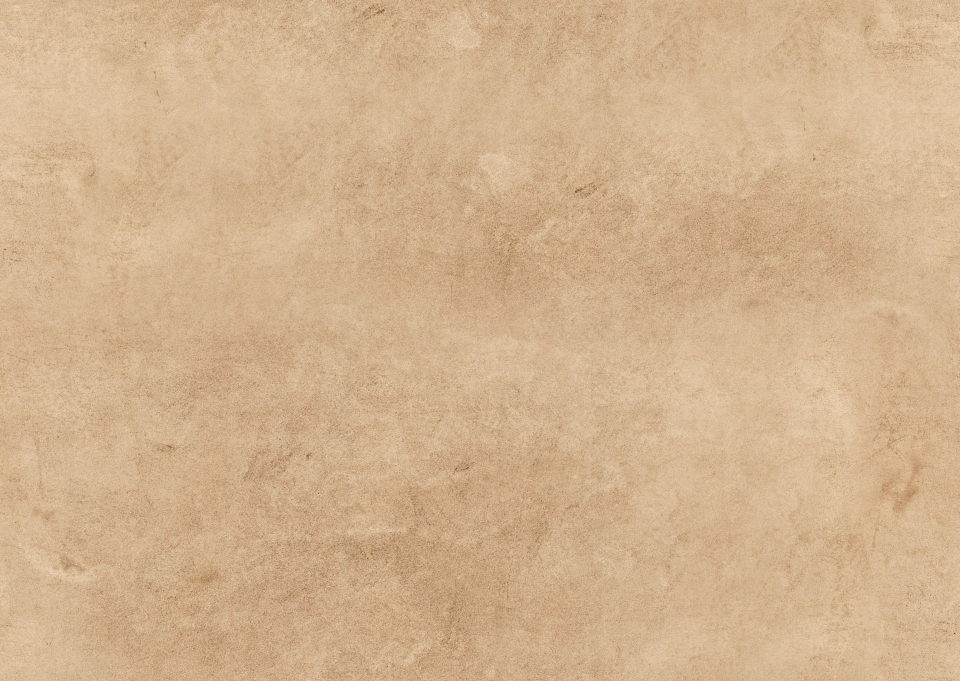
#> input picture img/paper-antique-seamless.jpg, 1919 x 1362 px (shown at 1/2 size)
$ python make-og-image.py
#> lines starting #> are read from the running program, lines starting #| are printed output that depends on the picture; after the words box and inside, x2 and y2 are one past the last pixel; in counts of white or black regions, pixels touching at a corner belong together
#!/usr/bin/env python3
"""Draws img/og-preview.jpg — the picture Discord, Slack and the like show
under a shared link (the `og:image` tag in index.html's <head>).

    python3 tools/make-og-image.py     # needs Pillow (pip install pillow)

1200x630 is the size every link-preview renderer is built around. The paper,
the d20 and the ink/accent colours are the app's own (img/, tokens.css light
palette), so the preview looks like the page it links to. Re-run after
changing any of them; the output is committed, not built on deploy.
"""
import os

from PIL import Image, ImageDraw, ImageFilter, ImageFont

ROOT = os.path.dirname(os.path.dirname(os.path.abspath(__file__)))
OUT = os.path.join(ROOT, 'img', 'og-preview.jpg')
W, H = 1200, 630

INK = (0x33, 0x28, 0x1a)      # --text, light palette
ACCENT = (0x8a, 0x5a, 0x1c)   # --accent, light palette

TITLE = 'BAG OF HOLDING'

# Cinzel is what the app asks for first but does not ship; these are the
# nearest serifs commonly installed, first found wins.
TITLE_FONTS = [
    '/usr/share/fonts/truetype/noto/NotoSerifDisplay-Bold.ttf',
    '/usr/share/fonts/truetype/noto/NotoSerif-Bold.ttf',
    '/usr/share/fonts/truetype/dejavu/DejaVuSerif-Bold.ttf',
]


def font(candidates, size):
    for path in candidates:
        if os.path.exists(path):
            return ImageFont.truetype(path, size)
    raise SystemExit('No serif font found — edit TITLE_FONTS.')


def paper():
    src = Image.open(os.path.join(ROOT, 'img', 'paper-antique-seamless.jpg')).convert('RGB')
#> src is the input picture: PIL image 1919x1362 RGB; mean R, G, B 209.6, 178.1, 142.2
    scale = max(W / src.width, H / src.height)
#> scale = 0.625
    src = src.resize((round(src.width * scale), round(src.height * scale)), Image.LANCZOS)
#> src: PIL image 1200x852 RGB
    left, top = (src.width - W) // 2, (src.height - H) // 2
#> left = 0; top = 111
    img = src.crop((left, top, left + W, top + H))
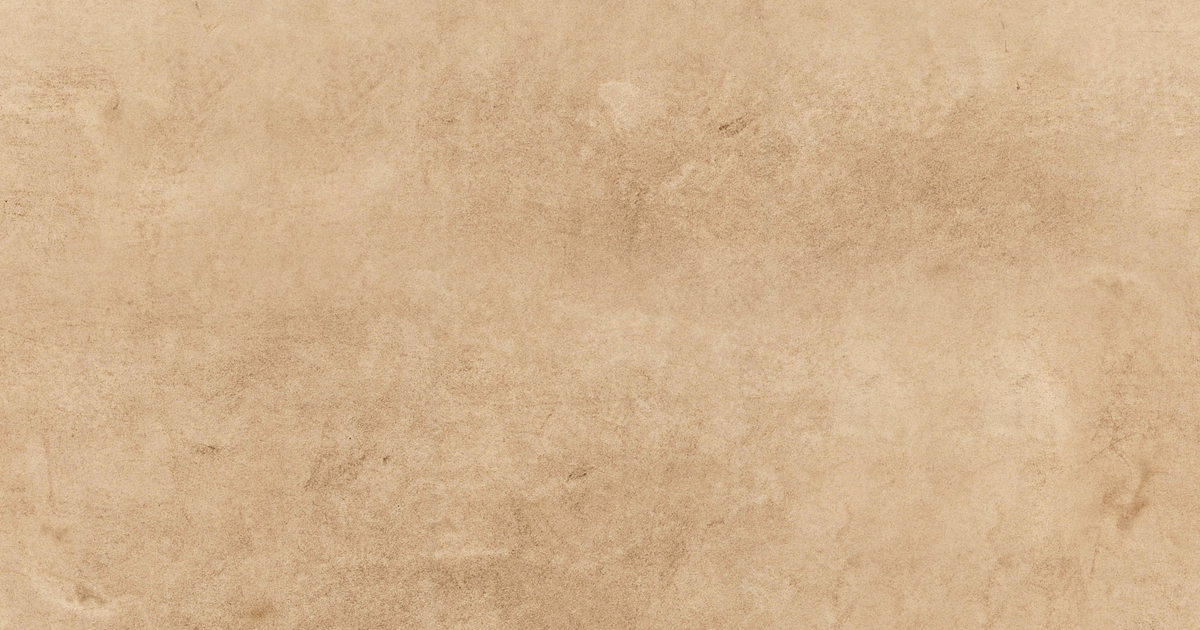
#> img: PIL image 1200x630 RGB; mean R, G, B 209.5, 178, 142.1

    # Darkened edges, so the sheet reads as a sheet rather than a flat fill.
    vignette = Image.new('L', (W, H), 0)
#> vignette: PIL image 1200x630 L; every value is 0
    ImageDraw.Draw(vignette).rectangle((70, 60, W - 70, H - 60), fill=255)
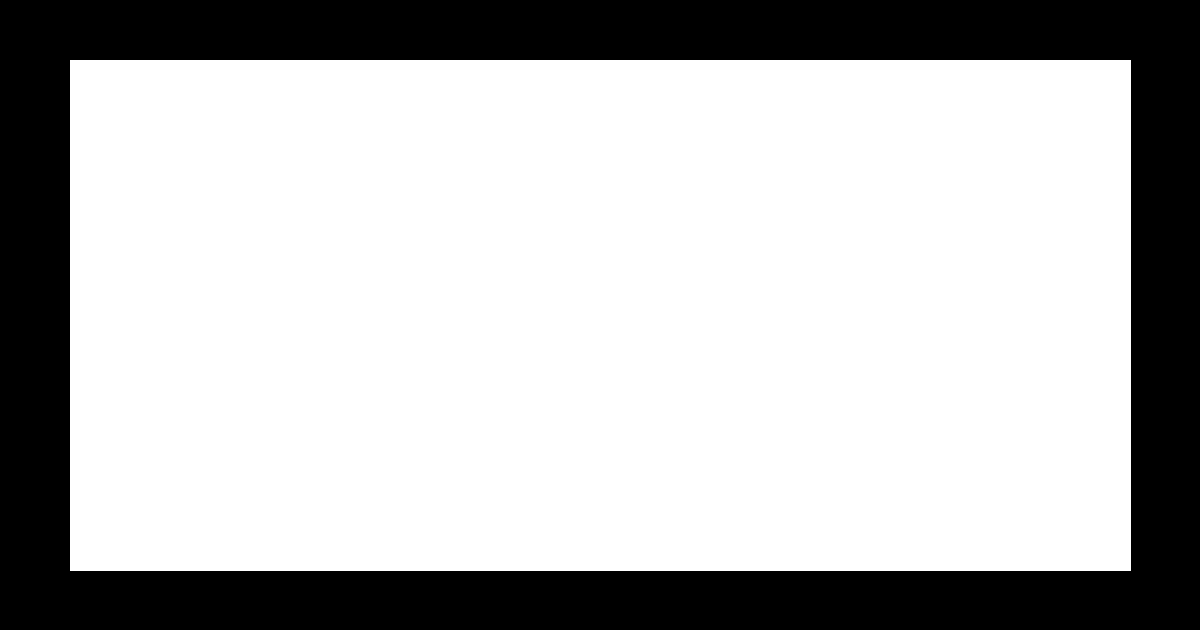
#> vignette: PIL image 1200x630 L; 71.7% white; 1 black region, box (x1, y1, x2, y2) and area: (0, 0, 1200, 630) 213829
    vignette = vignette.filter(ImageFilter.GaussianBlur(90))
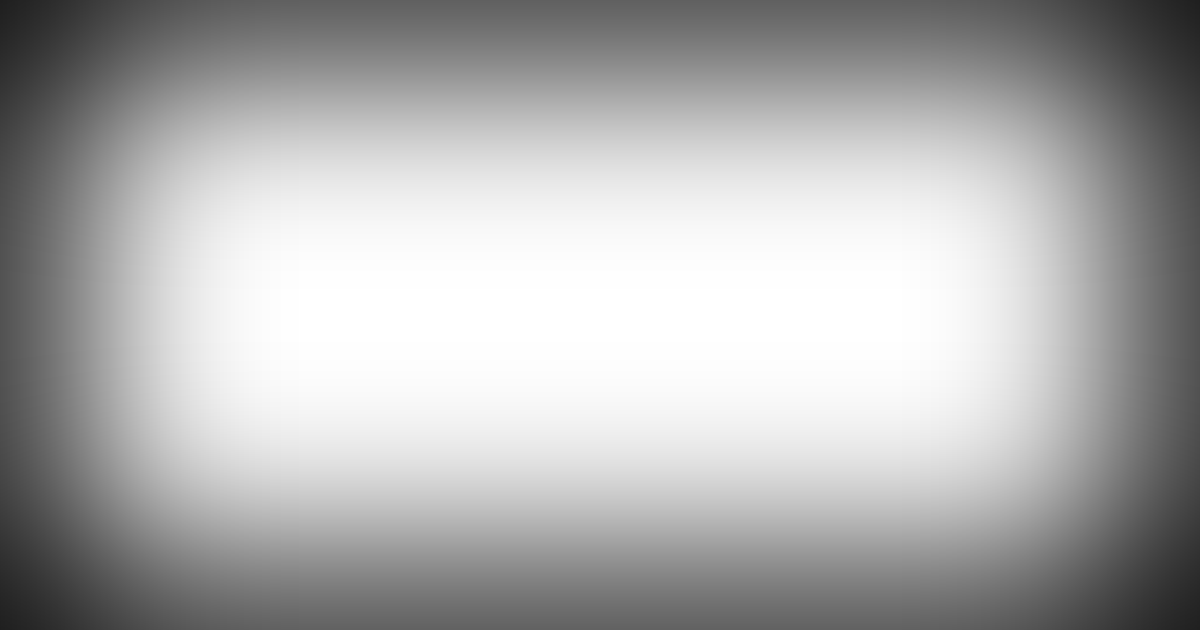
#> vignette: PIL image 1200x630 L; min 31, max 255, mean 174.4
    dark = Image.new('RGB', (W, H), (0x4a, 0x36, 0x1c))
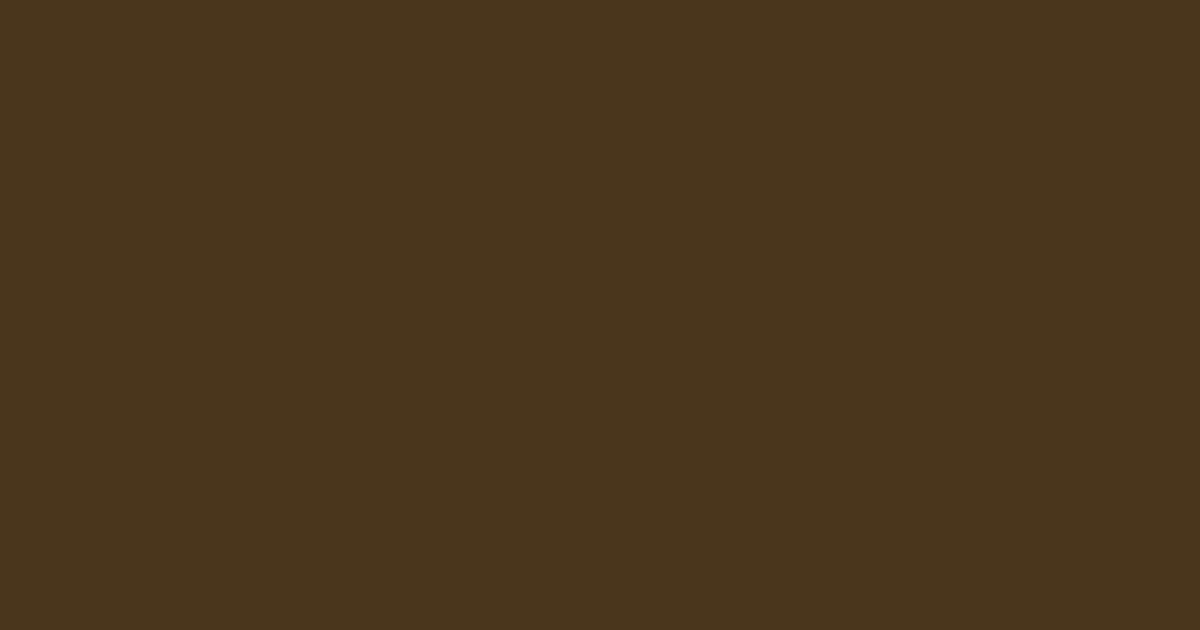
#> dark: PIL image 1200x630 RGB; mean R, G, B 74, 54, 28
    return Image.composite(img, dark, vignette)
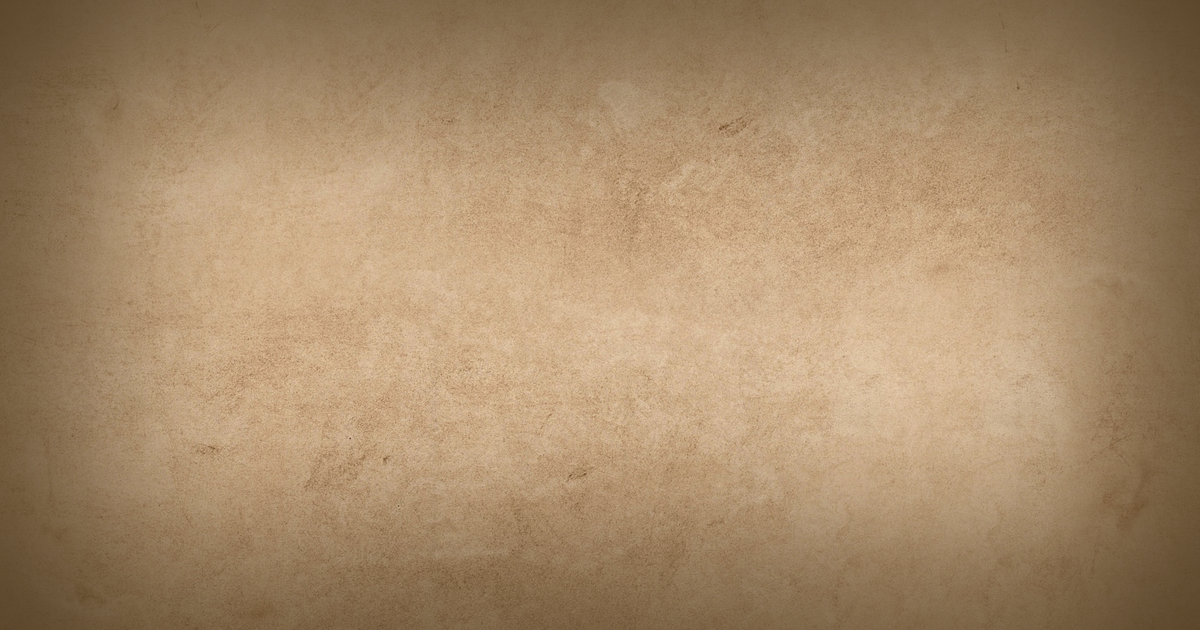
#> returned value: PIL image 1200x630 RGB; mean R, G, B 166.3, 138.4, 105.6


def spaced(draw, text, fnt, tracking):
    """Width of `text` drawn with `tracking` px between letters."""
    return sum(draw.textlength(ch, font=fnt) for ch in text) + tracking * (len(text) - 1)


def draw_spaced(draw, xy, text, fnt, fill, tracking):
    x, y = xy
    for ch in text:
        draw.text((x, y), ch, font=fnt, fill=fill)
        x += draw.textlength(ch, font=fnt) + tracking


def tinted_icon(path, size, colour):
    """An icon PNG as a mask over one colour — the same trick icons.css uses."""
    mask = Image.open(path).convert('RGBA').split()[-1].resize((size, size), Image.LANCZOS)
    icon = Image.new('RGBA', (size, size), colour + (255,))
    icon.putalpha(mask)
    return icon


def main():
    img = paper().convert('RGBA')
#> img: PIL image 1200x630 RGBA
    draw = ImageDraw.Draw(img)

    # The d20 and the title side by side as one lockup, centred on the card.
    # The title is sized down until the pair fits inside MAX_W, so a longer
    # TITLE still lands clear of the vignette.
    MAX_W, ICON, GAP, TRACKING = 1000, 150, 40, 8
    size = 92
    while True:
        title_font = font(TITLE_FONTS, size)
        tw = spaced(draw, TITLE, title_font, TRACKING)
        if ICON + GAP + tw <= MAX_W or size <= 40:
            break
        size -= 2
#> this loop made 8 passes
#> tw on passes 1 to 8: 935.4, 917.3, 899.2, 881.2, 863.1, 845, 826.9, 808.9
#> after the loop, size = 78
    left = (W - (ICON + GAP + tw)) / 2
#> left = 100.5

    d20 = tinted_icon(os.path.join(ROOT, 'img', 'icon', 'd20.png'), ICON, ACCENT)
    img.alpha_composite(d20, (round(left), (H - ICON) // 2))

    # The capitals' ink plus the gold rule under them (the one the home screen
    # puts under its headings) are centred as a block on the middle of the die
    # — measured off the ink, not the font's line box.
    RULE_GAP = 22
    _, top, _, bottom = title_font.getbbox(TITLE)
    block = (bottom - top) + RULE_GAP
    tx, ty = left + ICON + GAP, H / 2 - block / 2 - top
    draw_spaced(draw, (tx, ty), TITLE, title_font, INK, TRACKING)

    rule_y = ty + bottom + RULE_GAP
    draw.line((tx, rule_y, tx + tw, rule_y), fill=ACCENT, width=3)

    img.convert('RGB').save(OUT, quality=88, optimize=True, progressive=True)
    print('Wrote', os.path.relpath(OUT, ROOT))


if __name__ == '__main__':
#> (the run stopped early here; a loop or call above may not have finished)
